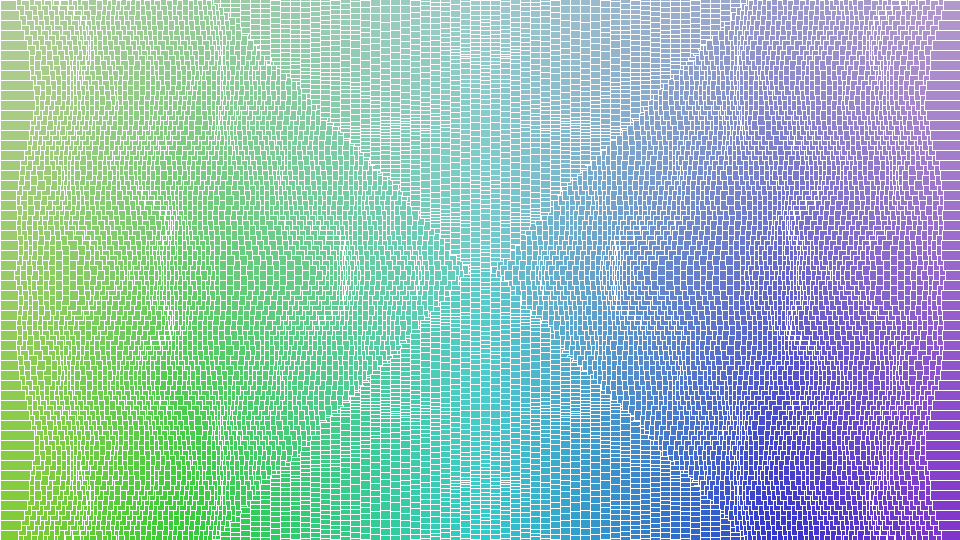
Frame 1 (no input)
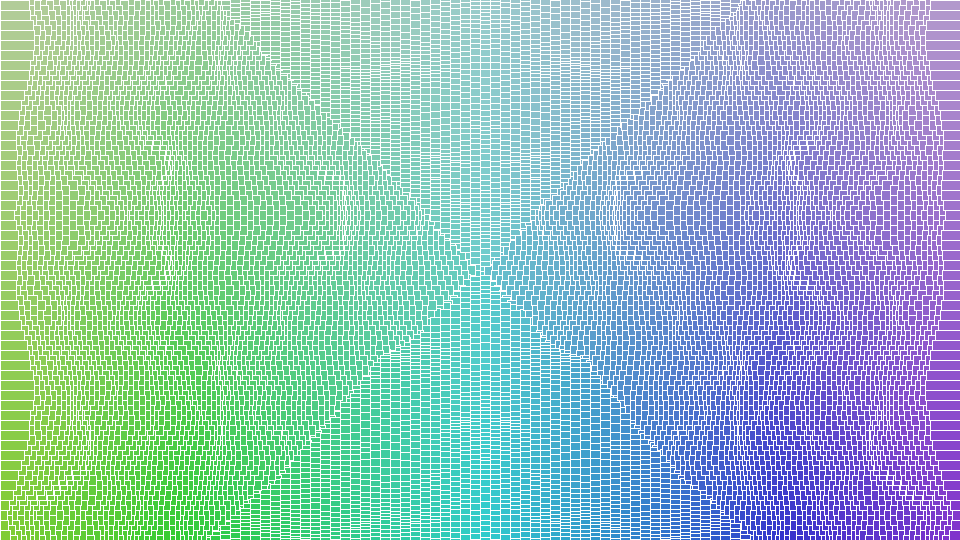
Frame 60 (the mouse pressed at the canvas centre just before this capture)
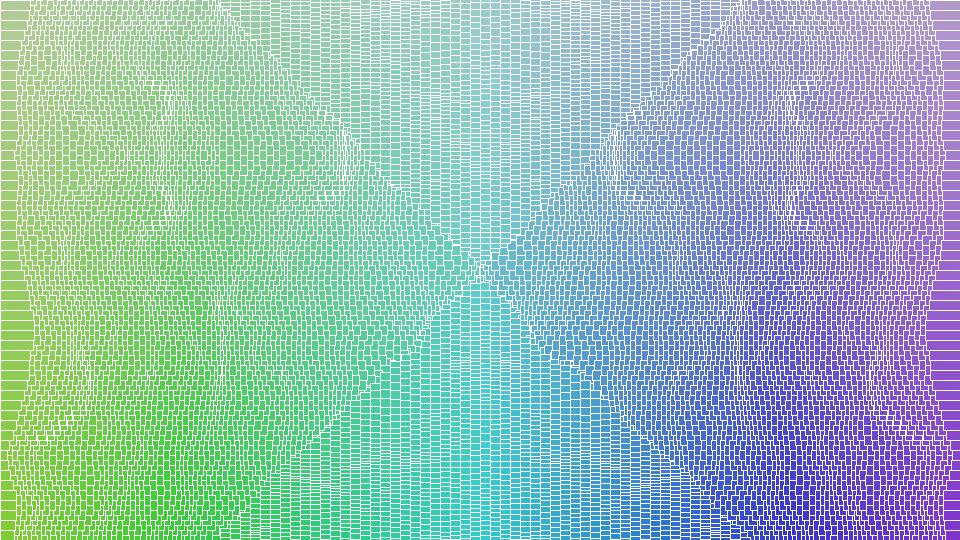
Frame 120 (the mouse held since frame 60 and released just before this capture)

The Processing sketch that drew these frames (run headless with seeded random() and noise(); from frame 60 on, the mouse is pressed at the canvas centre):

// Processing sketch: sketch_xxx_untitled
// ── sketch_xxx_untitled.pde
float minHue = 180;
float maxHue = 360;

// setup関数 : 初回1度だけ実行される
void setup() {
  size(960, 540); // ウィンドウサイズを960px,540pxに
  colorMode(HSB, 360, 100, 100); // HSBでの色指定にする
  smooth(); // 描画を滑らかに
}

// draw関数 : setup関数実行後繰り返し実行される
void draw() {
  background(0, 0, 100);
  translate(width/2, height/2);
  float grid = 10;
  for (float frame = 0; frame <= 960; frame += grid) {
    for (float x = -frame; x <= frame; x+= grid) {
      float y = -frame/2;
      float size = noise(x*0.01, (y+frameCount)*0.01)*height/10;

      float hue = map(x, 0, width, minHue, maxHue);
      float saturation = map(y, 0, height, 50, 100);
      fill(hue, saturation, 80);
      stroke(0, 0, 100);

      rect(x, y, grid, size);

      y = frame/2;
      size = noise(x*0.01, (y+frameCount)*0.01)*height/10;

      hue = map(x, 0, width, minHue, maxHue);
      saturation = map(y, 0, height, 50, 100);
      fill(hue, saturation, 80);
      stroke(0, 0, 100);

      rect(x, y, grid, -size);
    } 
    for (float y = -frame/2; y <= frame/2; y+= grid) {
      float x = -frame/2;
      float size = noise(x*0.01, (y+frameCount)*0.01)*height/10;

      float hue = map(x, 0, width, minHue, maxHue);
      float saturation = map(y, 0, height, 50, 100);
      fill(hue, saturation, 80);
      stroke(0, 0, 100);

      rect(x, y, size, grid);

      x = frame/2;
      size = noise(x*0.01, (y+frameCount)*0.01)*height/10;

      hue = map(x, 0, width, minHue, maxHue);
      saturation = map(y, 0, height, 50, 100);
      fill(hue, saturation, 80);
      stroke(0, 0, 100);


      rect(x-size, y, size, grid);
    }
  }
}
